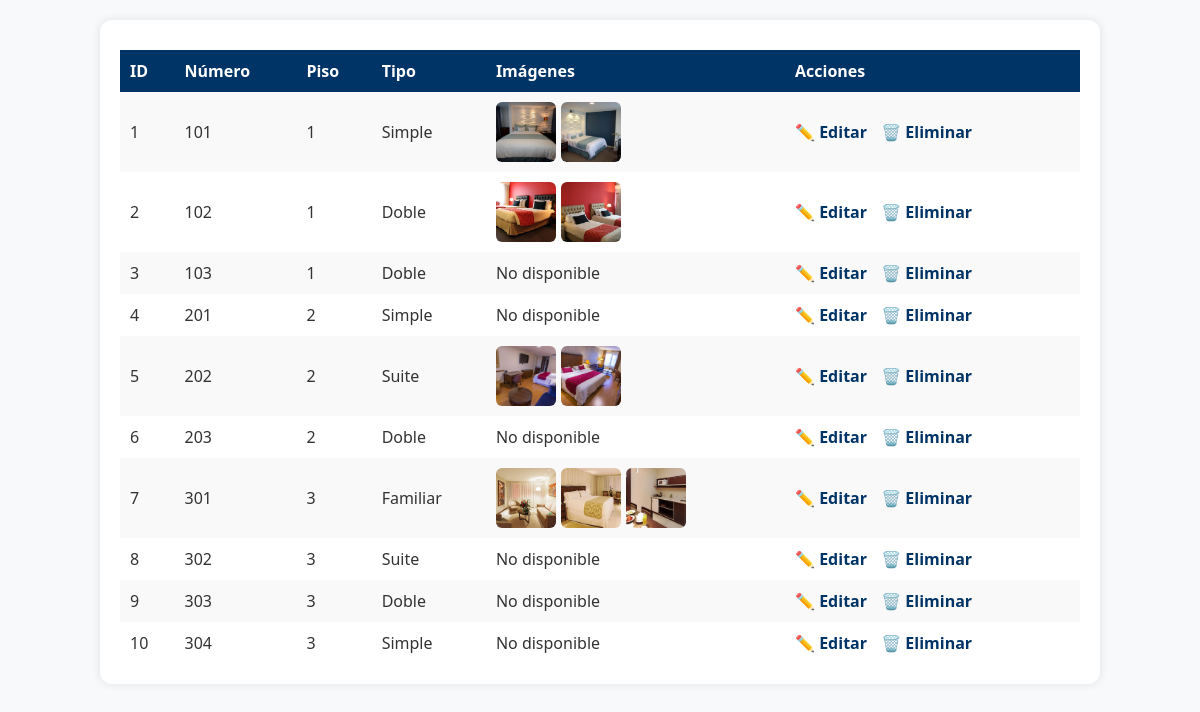
The app's page /listar.php with its own data.
### tables this page shows
CREATE TABLE `habitacion` (
  `id` int(11) NOT NULL,
  `numero` varchar(10) NOT NULL,
  `piso` int(11) DEFAULT NULL,
  `tipohabitacion_id` int(11) DEFAULT NULL,
  `estado` enum('disponible','ocupada','mantenimiento') DEFAULT 'disponible'
);

CREATE TABLE `tipohabitacion` (
  `id` int(11) NOT NULL,
  `nombre` varchar(100) NOT NULL,
  `superficie` decimal(5,2) DEFAULT NULL,
  `nro_camas` int(11) DEFAULT NULL,
  `precio` decimal(10,2) NOT NULL
);

CREATE TABLE `fotografiashabitaciones` (
  `id` int(11) NOT NULL,
  `habitacion_id` int(11) DEFAULT NULL,
  `fotografia` varchar(255) DEFAULT NULL,
  `orden` int(11) DEFAULT NULL
);

### listar.php (the view, shortened to what this page needs)
<?php
include 'conexion.php';
?><head>
    <link rel="stylesheet" href="estilos.css">
</head>
<body>
<main>
    <div class="card">
        <table>
            <tr>
                <th>ID</th>
                <th>Número</th>
                <th>Piso</th>
                <th>Tipo</th>
                <th>Imágenes</th>
                <th>Acciones</th>
            </tr>
            <?php
            $sql = "SELECT habitacion.id, numero, piso, tipohabitacion.nombre AS tipo
                    FROM habitacion
                    JOIN tipohabitacion ON habitacion.tipohabitacion_id = tipohabitacion.id";
            $result = $con->query($sql);
            while ($row = $result->fetch_assoc()) {
                $idHab = $row['id'];
                echo "<tr>
                        <td>{$row['id']}</td>
                        <td>{$row['numero']}</td>
                        <td>{$row['piso']}</td>
                        <td>{$row['tipo']}</td>
                        <td><div class='imagenes-container'>";
                $imagenes = $con->query("SELECT id, fotografia FROM fotografiashabitaciones WHERE habitacion_id = $idHab ORDER BY orden ASC");
                if ($imagenes->num_rows > 0) {
                    while ($img = $imagenes->fetch_assoc()) {
                        echo "<img src='imagesHotel/{$img['fotografia']}'
                              alt='foto'
                              onclick='editarImagen({$idHab}, {$img['id']})'>";
                    }
                } else {
                    echo "No disponible";
                }
                echo    "</div></td>
                        <td class='acciones'>
                            <a href='javascript:editarHabitacion({$row['id']})' onclick='editarHabitacion({$row['id']})'>✏️ Editar</a>
                            <a href='#' onclick='eliminarHabitacion({$row['id']})'>🗑️ Eliminar</a>
                        </td>
                      </tr>";
            }
            ?>
        </table>
    </div>
</main>
</body>

### estilos.css (style rules this page uses)
* { box-sizing: border-box; margin: 0; padding: 0; }
body { font-family: Arial, sans-serif; background-color: #f2f4f7; padding: 20px; }
.card { background: #fff; padding: 20px; border-radius: 12px; box-shadow: 0 0 10px rgba(0,0,0,0.1); max-width: 1000px; margin: auto; overflow-x: auto; }
table { width: 100%; border-collapse: collapse; margin-top: 10px; }
th { background-color: #003366; color: white; padding: 10px; text-align: left; }
td { padding: 10px; }
tr:nth-child(even) { background-color: #f9f9f9; }
tr:nth-child(odd) { background-color: #ffffff; }
.imagenes-container { display: flex; flex-wrap: wrap; gap: 5px; }
.imagenes-container img { width: 60px; height: 60px; object-fit: cover; border-radius: 6px; cursor: pointer; transition: transform 0.2s ease; }
.acciones a { display: inline-block; margin-right: 10px; text-decoration: none; color: #003366; font-weight: bold; }
body { font-family: 'Segoe UI', sans-serif; background-color: #f8f9fa; color: #333; padding: 20px; }

### records on screen
habitacion: id "1", numero "101", piso "1", tipohabitacion.nombre "Simple"
fotografiashabitaciones: fotografia (picture)
fotografiashabitaciones: fotografia (picture)
habitacion: id "2", numero "102", piso "1", tipohabitacion.nombre "Doble"
fotografiashabitaciones: fotografia (picture)
fotografiashabitaciones: fotografia (picture)
habitacion: id "3", numero "103", piso "1", tipohabitacion.nombre "Doble", shows "No disponible"
habitacion: id "4", numero "201", piso "2", tipohabitacion.nombre "Simple", shows "No disponible"
habitacion: id "5", numero "202", piso "2", tipohabitacion.nombre "Suite"
fotografiashabitaciones: fotografia (picture)
fotografiashabitaciones: fotografia (picture)
habitacion: id "6", numero "203", piso "2", tipohabitacion.nombre "Doble", shows "No disponible"
habitacion: id "7", numero "301", piso "3", tipohabitacion.nombre "Familiar"
fotografiashabitaciones: fotografia (picture)
fotografiashabitaciones: fotografia (picture)
fotografiashabitaciones: fotografia (picture)
habitacion: id "8", numero "302", piso "3", tipohabitacion.nombre "Suite", shows "No disponible"
habitacion: id "9", numero "303", piso "3", tipohabitacion.nombre "Doble", shows "No disponible"
habitacion: id "10", numero "304", piso "3", tipohabitacion.nombre "Simple", shows "No disponible"
